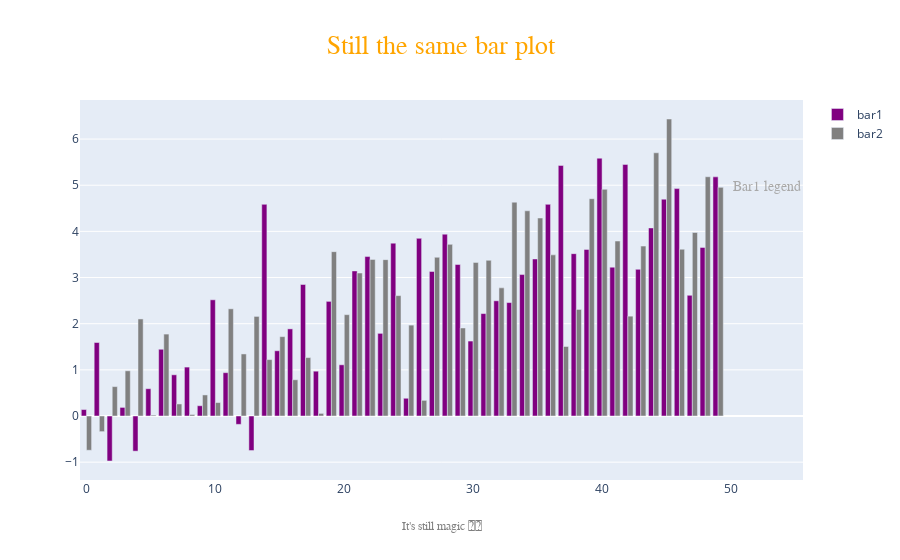

This figure's notebook cell:
### Markdown cell above
Checkout https://plotly.com/python/text-and-annotations/ to find everything you'll need as far as anotating Figures is concerned!

### Code cell
fig = go.Figure()
fig.add_trace(go.Bar(x=df["x"], y=df["y1"], name="bar1", marker_color='purple'))
fig.add_trace(go.Bar(x=df["x"], y=df["y2"], name="bar2", marker_color='grey'))

text = {
    'title': "Still the same bar plot",
    'source': "It's still magic 🌈🦄"
}

annotations = [] # empty annotations list

# add a title
annotations.append(dict(xref='paper', yref='paper',
                        x=0.5, y=1.1,
                        xanchor='center', yanchor='bottom',
                        text=text["title"],
                        font=dict(family="Courier New",
                                  size=26,
                                  color="orange"),
                        showarrow=False))


# add text at the bottom of the figure
annotations.append(dict(xref='paper', yref='paper',
                        x=0.5, y=-0.1,
                        xanchor='center', yanchor='top',
                        text=text["source"],
                        font=dict(family="Courier New",
                                  size=12,
                                  color="grey"),
                        showarrow=False))

# add bar1 legend directly into the plot
annotations.append(dict(xref='x', yref='y1',
                        x=list(df['x'])[-1]+1,
                        y=list(df['y2'])[-1],
                        xanchor='left', yanchor='middle',
                        text='Bar1 legend',
                        font=dict(family='Courier New',
                                  size=14,
                                  color="darkgrey"),
                        showarrow=False))


fig.update_layout(annotations=annotations)
fig.show()

### Figure 1 — Plotly figure (JSON) as saved in the notebook; plotly's stock layout.template omitted (floating-point values rounded to 4 significant figures)
{"data": [{"marker": {"color": "purple"}, "name": "bar1", "type": "bar", "x": [0, 1, 2, 3, 4, 5, 6, 7, 8, 9, 10, 11, 12, 13, 14, 15, 16, 17, 18, 19, 20, 21, 22, 23, 24, 25, 26, 27, 28, 29, 30, 31, 32, 33, 34, 35, 36, 37, 38, 39, 40, 41, 42, 43, 44, 45, 46, 47, 48, 49], "y": [0.1401, 1.592, -0.9746, 0.1865, -0.7613, 0.5914, 1.446, 0.8928, 1.06, 0.2229, 2.518, 0.9389, -0.181, -0.7476, 4.586, 1.414, 1.888, 2.849, 0.9713, 2.484, 1.109, 3.143, 3.454, 1.791, 3.745, 0.3845, 3.849, 3.132, 3.939, 3.282, 1.624, 2.219, 2.496, 2.458, 3.065, 3.402, 4.585, 5.429, 3.517, 3.609, 5.586, 3.224, 5.451, 3.178, 4.075, 4.698, 4.926, 2.616, 3.653, 5.181]}, {"marker": {"color": "grey"}, "name": "bar2", "type": "bar", "x": [0, 1, 2, 3, 4, 5, 6, 7, 8, 9, 10, 11, 12, 13, 14, 15, 16, 17, 18, 19, 20, 21, 22, 23, 24, 25, 26, 27, 28, 29, 30, 31, 32, 33, 34, 35, 36, 37, 38, 39, 40, 41, 42, 43, 44, 45, 46, 47, 48, 49], "y": [-0.7422, -0.3384, 0.6372, 0.9792, 2.103, 0.02014, 1.775, 0.2611, 0.03296, 0.4566, 0.2915, 2.322, 1.345, 2.158, 1.222, 1.72, 0.785, 1.266, 0.05679, 3.561, 2.196, 3.098, 3.393, 3.388, 2.608, 1.969, 0.3394, 3.439, 3.719, 1.907, 3.328, 3.373, 2.776, 4.633, 4.446, 4.29, 3.491, 1.506, 2.309, 4.708, 4.911, 3.791, 2.163, 3.681, 5.702, 6.434, 3.614, 3.975, 5.183, 4.954]}], "layout": {"annotations": [{"font": {"color": "orange", "family": "Courier New", "size": 26}, "showarrow": false, "text": "Still the same bar plot", "x": 0.5, "xanchor": "center", "xref": "paper", "y": 1.1, "yanchor": "bottom", "yref": "paper"}, {"font": {"color": "grey", "family": "Courier New", "size": 12}, "showarrow": false, "text": "It's still magic 🌈🦄", "x": 0.5, "xanchor": "center", "xref": "paper", "y": -0.1, "yanchor": "top", "yref": "paper"}, {"font": {"color": "darkgrey", "family": "Courier New", "size": 14}, "showarrow": false, "text": "Bar1 legend", "x": 50, "xanchor": "left", "xref": "x", "y": 4.954, "yanchor": "middle", "yref": "y"}]}}
